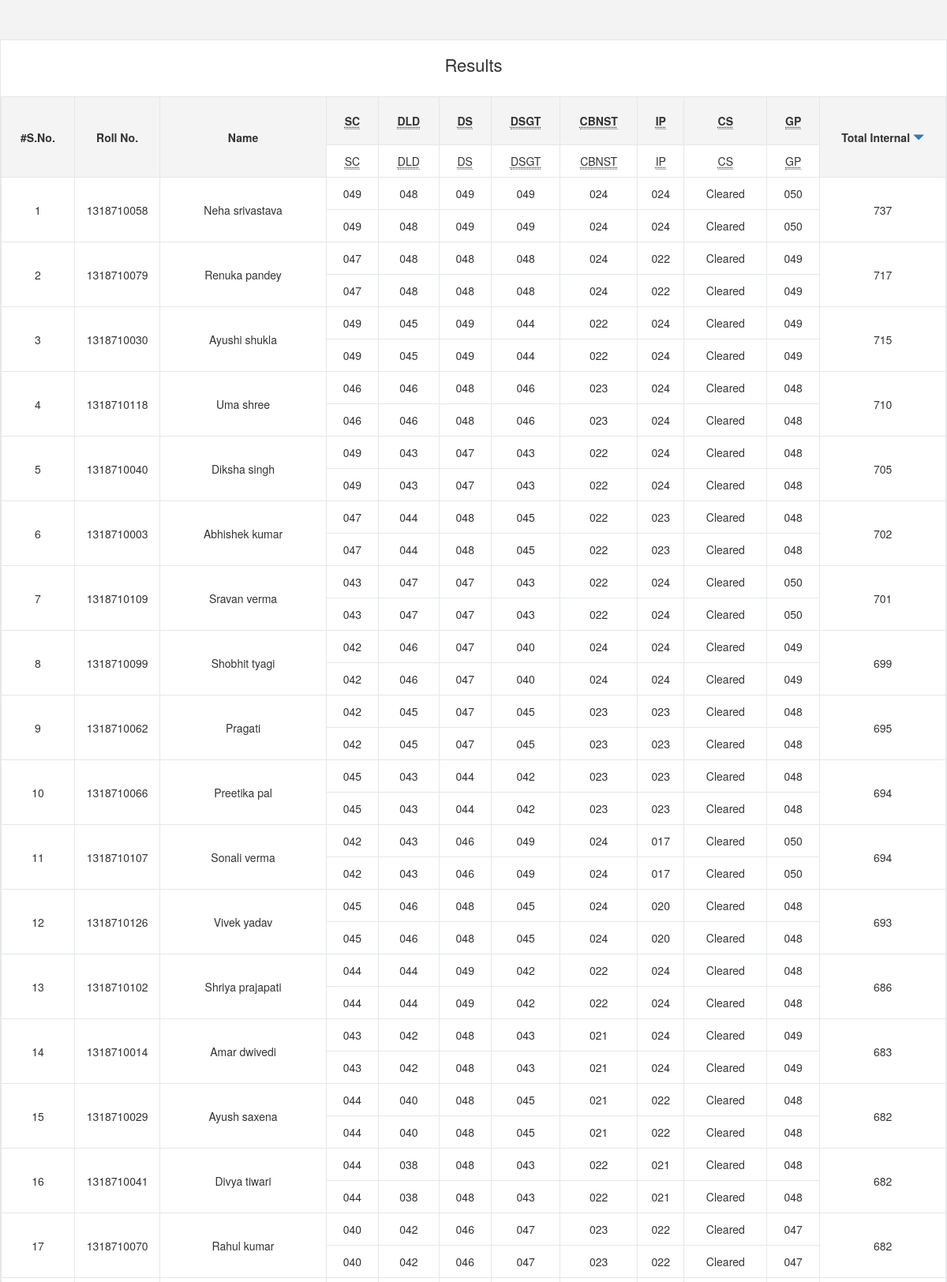
The app's page /result/internals/ (upper part) with its own data.
### result/models.py (models this page shows, shortened)
class Student(models.Model):
	image_url = models.CharField(max_length=50,blank=True) ##without base_addr
	name = models.CharField(max_length=50,blank=True)
	father_name = models.CharField(max_length=50,blank=True)
	roll_no = models.CharField(max_length=10,blank=True)
	student_status = models.CharField(max_length=50,blank=True)
	course_code = models.IntegerField()  ## extra table for mapping course_code -> course_name
	institution_code = models.IntegerField() ## mapping needed
	noe031i = models.CharField(max_length=3)
	noe031e = models.CharField(max_length=3)
	nec309i = models.CharField(max_length=3)
	nec309e = models.CharField(max_length=3)
	ncs301i = models.CharField(max_length=3)
	ncs301e = models.CharField(max_length=3)
	ncs302i = models.CharField(max_length=3)
	ncs302e = models.CharField(max_length=3)
	ncs303i = models.CharField(max_length=3)
	ncs303e = models.CharField(max_length=3)
	nhu301i = models.CharField(max_length=3)
	nhu301e = models.CharField(max_length=3)
	nhu402i = models.CharField(max_length=3)
	nhu402e = models.CharField(max_length=3)
	nas401i = models.CharField(max_length=3)
	nas401e = models.CharField(max_length=3)
	ncs401i = models.CharField(max_length=3)
	ncs401e = models.CharField(max_length=3)
	ncs402i = models.CharField(max_length=3)
	ncs402e = models.CharField(max_length=3)
	ncs403i = models.CharField(max_length=3)
	ncs403e = models.CharField(max_length=3)
	nec409i = models.CharField(max_length=3)
	nec409e = models.CharField(max_length=3)
	nec359pi = models.CharField(max_length=3)
	nec359pe = models.CharField(max_length=3)
	ncs351pi = models.CharField(max_length=3)
	ncs351pe = models.CharField(max_length=3)
	ncs353pi = models.CharField(max_length=3)
	ncs353pe = models.CharField(max_length=3)
	ncs355pi = models.CharField(max_length=3)
	ncs355pe = models.CharField(max_length=3)
	nec459pi = models.CharField(max_length=3)
	nec459pe = models.CharField(max_length=3)
	ncs451pi = models.CharField(max_length=3)
	ncs451pe = models.CharField(max_length=3)
	ncs453pi = models.CharField(max_length=3)
	ncs453pe = models.CharField(max_length=3)
	ncs455pi = models.CharField(max_length=3)
	ncs455pe = models.CharField(max_length=3)
	gp301 = models.CharField(max_length=3)
	gp401 = models.CharField(max_length=3)
	hvp = models.CharField(max_length=10)
	cs = models.CharField(max_length=10)
	result_status = models.CharField(max_length=200)
	cop = models.CharField(max_length=200,blank=True)
	total_internal_odd_sem = models.IntegerField(default=0)
	total_external_odd_sem = models.IntegerField(default=0)
	total_marks_odd_sem = models.IntegerField(default=0)
	total_internal_even_sem = models.IntegerField(default=0)
	total_external_even_sem = models.IntegerField(default=0)
	total_marks_even_sem = models.IntegerField(default=0)
	total_internal = models.IntegerField(default=0)
	total_external = models.IntegerField(default=0)
	total_marks = models.IntegerField(default=0)

### result/views.py (the view)
# urls.py: url(r'^internals/(?P<order>[0-9]+)$',views.by_internal_marks,name="internals"),
def by_internal_marks(request,order='1'):
	if order == '1':
		students = Student.objects.order_by('-total_internal')
	else:
		students = Student.objects.order_by('total_internal')
	return render(request,"result/by_internal_marks.html",{'students':students,'order':order})

### result/templates/result/by_internal_marks.html
{% extends 'result/base.html' %}
{% block content %}
<div class="wrapper">
			<p id="rslt">Results</p>
<table class="tbl">
	<tr id="first">
		<td rowspan="2"> #S.No. </td>
		<td rowspan="2">Roll No.</td>
		<td rowspan="2">Name</td>
		<td><abbr title="Soft Computing">SC</abbr></td>
		<td><abbr title="Digital Logic  Design">DLD</abbr></td>
		<td><abbr title="Data Structures Using C">DS</abbr></td>
		<td><abbr title="Discrete Structures and Graph Theory">DSGT</abbr></td>
		<td><abbr title="Computer Based Numerical Techniques">CBNST</abbr></td>
		<td><abbr title="Industrial Psychology">IP</abbr></td>
		<td><abbr title="Cyber Security">CS</abbr></td>
		<td><abbr title="General Proficiency">GP</abbr></td>
		<td rowspan="2">Total Internal {% if order == '1' %} <a href="{% url 'internals' '0' %}" ><span class="glyphicon glyphicon-triangle-bottom"></span> </a> {% else %} <a href="{% url 'internals' '1' %}"> <span class="glyphicon glyphicon-triangle-top"></span></a>{% endif %}</td>
	</tr>
	<tr>
			<td><abbr title="Soft Computing">SC</abbr></td>
		<td><abbr title="Digital Logic  Design">DLD</abbr></td>
		<td><abbr title="Data Structures Using C">DS</abbr></td>
		<td><abbr title="Discrete Structures and Graph Theory">DSGT</abbr></td>
		<td><abbr title="Computer Based Numerical Techniques">CBNST</abbr></td>
		<td><abbr title="Industrial Psychology">IP</abbr></td>
		<td><abbr title="Cyber Security">CS</abbr></td>
		<td><abbr title="General Proficiency">GP</abbr></td>
	</tr>
	{% for student in students%}
	<tr>
		<td rowspan="2">{{forloop.counter}}</td>
		<td rowspan="2">{{student.roll_no}}</td>
		<td rowspan="2">{{student.name.capitalize}}</td>
		<td>{{student.noe031i}}</td>
		<td>{{student.nec309i}}</td>
		<td>{{student.ncs301i}}</td>
		<td>{{student.ncs302i}}</td>
		<td>{{student.ncs303i}}</td>
		<td>{{student.nhu301i}}</td>
		<td>{{student.cs}}</td>
		<td>{{student.gp301}}</td>
		<td rowspan="2">{{student.total_internal}}</td>
</tr>
		<tr>
<td>{{student.noe031i}}</td>
		<td>{{student.nec309i}}</td>
		<td>{{student.ncs301i}}</td>
		<td>{{student.ncs302i}}</td>
		<td>{{student.ncs303i}}</td>
		<td>{{student.nhu301i}}</td>
		<td>{{student.cs}}</td>
		<td>{{student.gp301}}</td>
	</tr>
	{% endfor %}
</table>
</div>
{% endblock %}

### result/static/css/main.css (style rules this page uses)
body { font-size:14px; background-color:rgb(243,243,243); }
#rslt { padding-top:150px; font-weight:lighter; padding-top:10px; text-align:center; font-size:22px; padding:15px; }
.wrapper { border:1px solid rgb(229,231,232); width:100%; margin:auto; margin-top:50px; background-color:white; box-shadow:10px 10px 5px black text-align:center; }
.tbl { width:100%; border-collapse:collapse; }
tr:nth-child(1) { font-weight:650; background-color:rgb(244,244,244); }
tr:nth-child(1)>td { padding: 20px; text-align:center; }
.tbl td { border:1px solid rgb(229,231,232); text-align:center; padding:10px; }
a { text-decoration:none; }

### records on screen
Student: roll_no "1318710058", name "Neha srivastava", noe031i "049", nec309i "048", ncs301i "049", ncs302i "049", ncs303i "024", nhu301i "024", cs "Cleared", gp301 "050", total_internal "737"
Student: roll_no "1318710079", name "Renuka pandey", noe031i "047", nec309i "048", ncs301i "048", ncs302i "048", ncs303i "024", nhu301i "022", cs "Cleared", gp301 "049", total_internal "717"
Student: roll_no "1318710030", name "Ayushi shukla", noe031i "049", nec309i "045", ncs301i "049", ncs302i "044", ncs303i "022", nhu301i "024", cs "Cleared", gp301 "049", total_internal "715"
Student: roll_no "1318710118", name "Uma shree", noe031i "046", nec309i "046", ncs301i "048", ncs302i "046", ncs303i "023", nhu301i "024", cs "Cleared", gp301 "048", total_internal "710"
Student: roll_no "1318710040", name "Diksha singh", noe031i "049", nec309i "043", ncs301i "047", ncs302i "043", ncs303i "022", nhu301i "024", cs "Cleared", gp301 "048", total_internal "705"
Student: roll_no "1318710003", name "Abhishek kumar", noe031i "047", nec309i "044", ncs301i "048", ncs302i "045", ncs303i "022", nhu301i "023", cs "Cleared", gp301 "048", total_internal "702"
Student: roll_no "1318710109", name "Sravan verma", noe031i "043", nec309i "047", ncs301i "047", ncs302i "043", ncs303i "022", nhu301i "024", cs "Cleared", gp301 "050", total_internal "701"
Student: roll_no "1318710099", name "Shobhit tyagi", noe031i "042", nec309i "046", ncs301i "047", ncs302i "040", ncs303i "024", nhu301i "024", cs "Cleared", gp301 "049", total_internal "699"
Student: roll_no "1318710062", name "Pragati", noe031i "042", nec309i "045", ncs301i "047", ncs302i "045", ncs303i "023", nhu301i "023", cs "Cleared", gp301 "048", total_internal "695"
Student: roll_no "1318710066", name "Preetika pal", noe031i "045", nec309i "043", ncs301i "044", ncs302i "042", ncs303i "023", nhu301i "023", cs "Cleared", gp301 "048", total_internal "694"
Student: roll_no "1318710107", name "Sonali verma", noe031i "042", nec309i "043", ncs301i "046", ncs302i "049", ncs303i "024", nhu301i "017", cs "Cleared", gp301 "050", total_internal "694"
Student: roll_no "1318710126", name "Vivek yadav", noe031i "045", nec309i "046", ncs301i "048", ncs302i "045", ncs303i "024", nhu301i "020", cs "Cleared", gp301 "048", total_internal "693"
Student: roll_no "1318710102", name "Shriya prajapati", noe031i "044", nec309i "044", ncs301i "049", ncs302i "042", ncs303i "022", nhu301i "024", cs "Cleared", gp301 "048", total_internal "686"
Student: roll_no "1318710014", name "Amar dwivedi", noe031i "043", nec309i "042", ncs301i "048", ncs302i "043", ncs303i "021", nhu301i "024", cs "Cleared", gp301 "049", total_internal "683"
Student: roll_no "1318710029", name "Ayush saxena", noe031i "044", nec309i "040", ncs301i "048", ncs302i "045", ncs303i "021", nhu301i "022", cs "Cleared", gp301 "048", total_internal "682"
Student: roll_no "1318710041", name "Divya tiwari", noe031i "044", nec309i "038", ncs301i "048", ncs302i "043", ncs303i "022", nhu301i "021", cs "Cleared", gp301 "048", total_internal "682"
Student: roll_no "1318710070", name "Rahul kumar", noe031i "040", nec309i "042", ncs301i "046", ncs302i "047", ncs303i "023", nhu301i "022", cs "Cleared", gp301 "047", total_internal "682"
